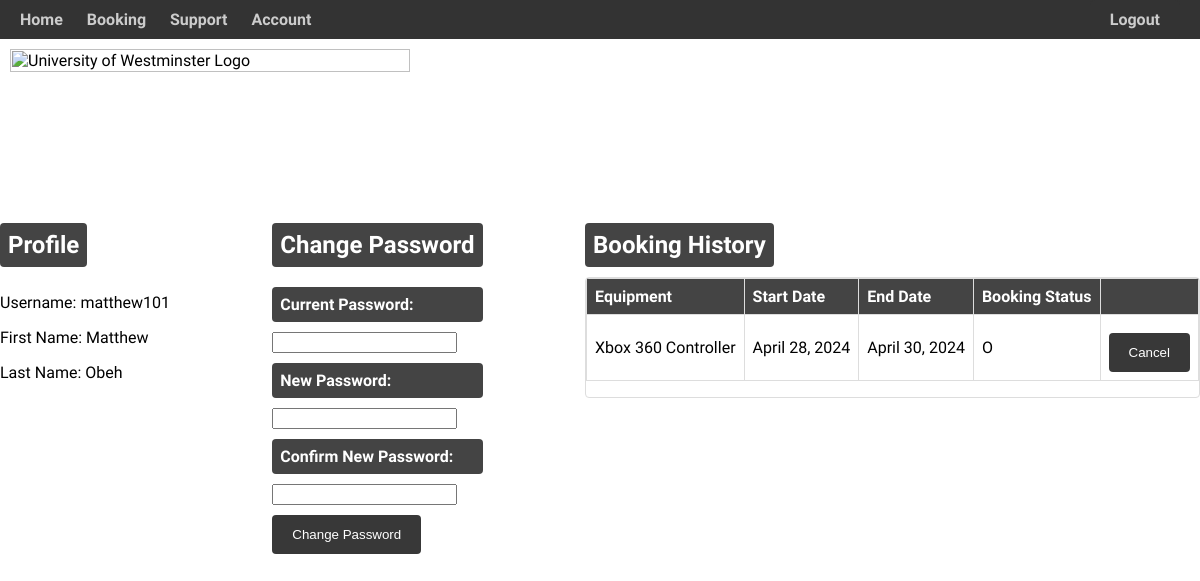
The page /account/ (signed in) on the database its author committed.
### helloworld/models.py (models this page shows, shortened)
class Booking(models.Model):
    STATUS = [
        ("O", "Open"),
        ("C", "Closed"),
        ("L", "Late"),
    ]
    startDate = models.DateField()
    endDate = models.DateField()
    bookingStatus = models.CharField(max_length = 10, choices = STATUS)
    bookingID = models.AutoField(primary_key = True, null = False)
    account = models.ForeignKey(User, on_delete = models.SET_NULL, null = True)
    equipment = models.ForeignKey(Equipment, on_delete = models.SET_NULL, null = True)

class Equipment(models.Model):
    LOCATIONS = [
        ("XRLBC", "XRL Lab Blue Cabinet"),
        ("XRLBCL", "XRL Lab Blue Cabinet Large"),
        ("XRL", "XRL Lab"),
        ("OTHER", "Other"),
        ('XRLMWC', "XRLab Medium Wooden Cabinet")
    ]
    STATUS = [
        ("A", "Available"),
        ("ON", "On Loan"),
        ("D", "Decommissioned"),
        ("R", "Repairing"),
    ]
    equipmentName = models.CharField(max_length = 30,verbose_name = 'Name')
    equipmentType = models.CharField(max_length = 30,verbose_name = 'Type')
    equipmentQuantity = models.IntegerField( default= 1,verbose_name = 'Quantity')
    equipmentLocation = models.CharField(max_length = 30, choices = LOCATIONS , default = "OTHER",verbose_name = 'Location')
    equipmentAudit =  models.DateField()
    equipmentStatus = models.CharField(max_length = 20, choices = STATUS, default = "A",verbose_name = 'Status')
    equipmentComment = models.CharField(max_length = 200, default = "")
    equipmentID = models.CharField(max_length = 30, primary_key = True,verbose_name = 'Equip_ID')

### helloworld/views.py (the view)
# urls.py: path('account/',views.account , name='account'),
def account(request):
    if UserLoggedIn(request):
        usersBookings = getUserBookings(request)
        context = {
        'username':GetUserName(request),
        'email':request.user.email,
        'first_name':request.user.first_name,
        'last_name':request.user.last_name,
        'bookings':usersBookings
        }
        return render(request,"account.html",context)
    else:
        return loginPage(request)

### helloworld/views.py (called while the page is built)
def UserLoggedIn(request): #uop
    if request.user.is_authenticated:
        return True
    else:
        return False

def getUserBookings(request):
    return Booking.objects.filter(account = request.user)

def GetUserName(request):
    return request.user.username

### templates/account.html (shortened to what this page needs)
{% load static %}
<html>
<head>
    <link rel="stylesheet" href="{% static 'css/account.css' %}">
</head>
<body>
    {% include 'navbar.html' %}
    <div class="header">
        <h1>Account</h1>
    </div>
    <div class="container">
        <div class="grey-container">
            <div class="profile-section">
                <h2>Profile</h2>
                <p>Username: {{ user.username }}</p>
                <p>First Name: {{ user.first_name }}</p>
                <p>Last Name: {{ user.last_name}}</p>
            </div>
        </div>
        <div class="grey-container">
            <div class="change-password-section">
                <h2>Change Password</h2>
                <form>
                    <div class="form-group">
                        <label for="currentPassword">Current Password:</label>
                        <input id="currentPassword" name="current_password" type="password" required>
                    </div>
                    <div class="form-group">
                        <label for="newPassword">New Password:</label>
                        <input id="newPassword" name="new_password1" type="password" required>
                    </div>
                    <div class="form-group">
                        <label for="confirmNewPassword">Confirm New Password:</label>
                        <input id="confirmNewPassword" name="new_password2" type="password" required>
                    </div>
                    <input class="submit" type="submit" value="Change Password">
                </form>
            </div>
        </div>
        <div class="grey-container">
            <div class="booking-history-section">
                <h2>Booking History</h2>
                <div class="scrollable-table-container">
                    {% include 'userbookingtableaccount.html' %}
                </div>
            </div>
        </div>
    </div>
</body>
</html>

### templates/userbookingtableaccount.html (shortened to what this page needs)
<form method="post" action="{% url 'cancelbooking' %}">
    <table>
        <tr>
            <th>Equipment</th>
            <th>Start Date</th>
            <th>End Date</th>
            <th>Booking Status</th>
            <th></th>
        </tr>
        {% for booking in bookings %}
        <tr>
            <td>{{ booking.equipment.equipmentName }}</td>
            <td>{{ booking.startDate }}</td>
            <td>{{ booking.endDate }}</td>
            <td>{{ booking.bookingStatus }}</td>
            <td><button class="submit" type="submit" name="bookingID" value={{booking.bookingID}}>Cancel</button></td>
        </tr>
        {% endfor %}
    </table>
</form>

### static/css/account.css (style rules this page uses)
body { font-family: Arial, sans-serif; background-color: #ffffff; padding: 20px; }
.container { display: flex; justify-content: space-between; max-width: 1200px; margin: 0 auto; }
.scrollable-table-container { max-height: 400px; overflow-y: auto; border: 1px solid #ddd; border-radius: 4px; margin-bottom: 10px; }
.scrollable-table-container table { width: 100%; border-collapse: collapse; }
.scrollable-table-container th, .scrollable-table-container td { border: 1px solid #ddd; padding: 8px; text-align: left; }
.scrollable-table-container th { background-color: #444444; color: #fff; }
.form-group input[type="date"], .form-group input[type="text"], .form-group input[type="submit"], .form-group label { background-color: #444444; color: #fff; padding: 8px; border-radius: 4px; display: inline-block; margin-bottom: 10px; margin-top: 10px; }
.form-group label { font-weight: bold; display: block; }
.submit { background-color: #383838; color: #fff; border: none; padding: 12px 20px; border-radius: 4px; cursor: pointer; margin-top: 10px; }
.profile-section h2, .change-password-section h2, .booking-history-section h2 { background-color: #444444; color: #fff; padding: 8px; border-radius: 4px; display: inline-block; margin-bottom: 10px; }
.header { text-align: center; color: #fff; padding: 20px 0; }

### static/css/nav.css (style rules this page uses)
body { font-family: 'InterVogue Medium', sans-serif; margin: 0; padding: 0; }

### rows shown on the page
Booking: equipment.equipmentName "Xbox 360 Controller", startDate "April 28, 2024", endDate "April 30, 2024", bookingStatus "O", {{ booking.bookingID }} 3 (drawn)

### other values the page prints
{{ user.username }} "matthew101"
{{ user.first_name }} "Matthew"
{{ user.last_name }} "Obeh"
